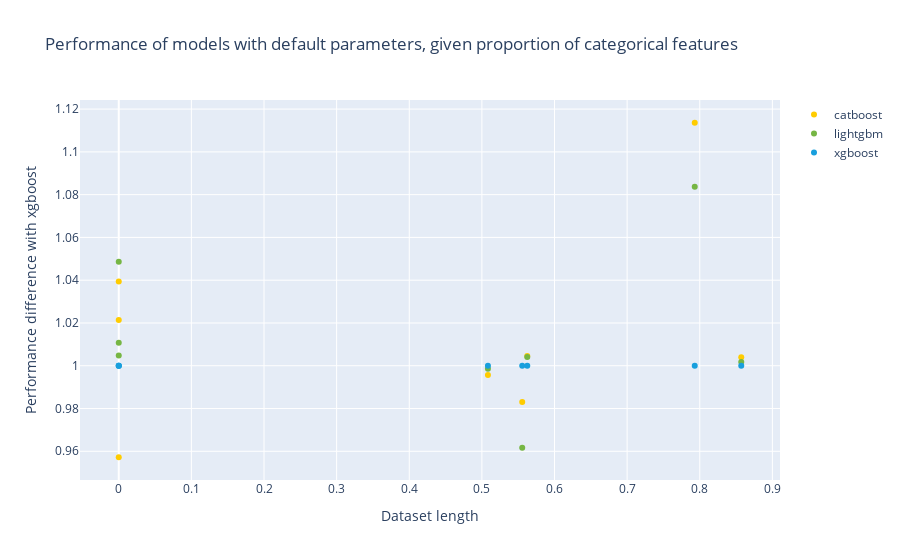

The notebook cell this image was saved under:
### Markdown cell above
# Proportion of categorical features impact

### Code cell
fig = go.Figure(data=[go.Scatter(x=perfs_tuned_vs_untuned_scaled["categorical_features_proportion"], 
                                y=perfs_tuned_vs_untuned_scaled["catboost_with_default_parameters"],
                                mode='markers',
                               marker_color="#FFCC00",
                                name="catboost"),
                      go.Scatter(x=perfs_tuned_vs_untuned_scaled["categorical_features_proportion"], 
                                y=perfs_tuned_vs_untuned_scaled["lightgbm_with_default_parameters"],
                                mode='markers',
                               marker_color="#76B644",
                                name="lightgbm"),
                      go.Scatter(x=perfs_tuned_vs_untuned_scaled["categorical_features_proportion"], 
                                y=perfs_tuned_vs_untuned_scaled["xgboost_with_default_parameters"],
                                mode='markers',
                               marker_color="#189FDD",
                                name="xgboost")
                     ])
fig.update_xaxes(title="Dataset length")
fig.update_yaxes(title="Performance difference with xgboost")

fig.update_layout(title="Performance of models with default parameters, given proportion of categorical features")
fig.show()

### Figure 1 — Plotly figure (JSON) as saved in the notebook; plotly's stock layout.template omitted (floating-point values rounded to 4 significant figures)
{"data": [{"marker": {"color": "#FFCC00"}, "mode": "markers", "name": "catboost", "type": "scatter", "x": [0, 0.8571, 0.5556, 0, 0.5625, 0.5083, 0, 0.7931], "y": [1.021, 1.004, 0.983, 1.039, 1.005, 0.9956, 0.9572, 1.114]}, {"marker": {"color": "#76B644"}, "mode": "markers", "name": "lightgbm", "type": "scatter", "x": [0, 0.8571, 0.5556, 0, 0.5625, 0.5083, 0, 0.7931], "y": [1.005, 1.002, 0.9617, 1.011, 1.004, 0.9986, 1.049, 1.084]}, {"marker": {"color": "#189FDD"}, "mode": "markers", "name": "xgboost", "type": "scatter", "x": [0, 0.8571, 0.5556, 0, 0.5625, 0.5083, 0, 0.7931], "y": [1, 1, 1, 1, 1, 1, 1, 1]}], "layout": {"title": {"text": "Performance of models with default parameters, given proportion of categorical features"}, "xaxis": {"title": {"text": "Dataset length"}}, "yaxis": {"title": {"text": "Performance difference with xgboost"}}}}
